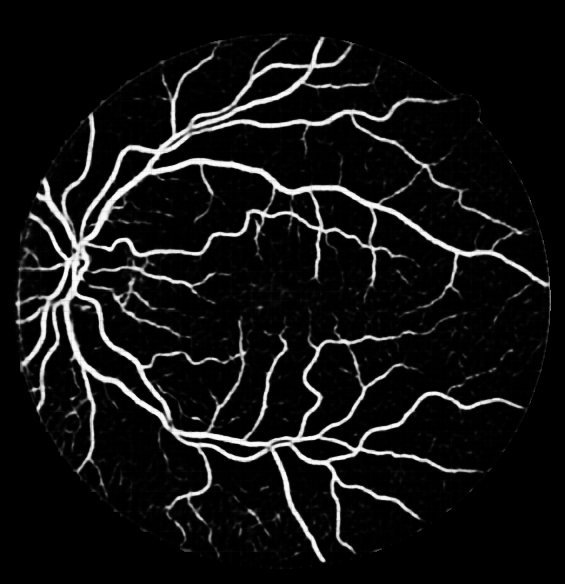
#> input picture Blood_vessel_Detection_with_U-net/test/all_predictions.png, 565 x 584 px
$ python test.py
#> lines starting #> are read from the running program, lines starting #| are printed output that depends on the picture; after the words box and inside, x2 and y2 are one past the last pixel; in counts of white or black regions, pixels touching at a corner belong together
import cv2
import os
import numpy
img = cv2.imread("all_predictions.png")
#> img is the input picture: shape (584, 565, 3); min 0, max 253, mean 18.8
gray = cv2.cvtColor(img,cv2.COLOR_BGR2GRAY)
T, boundary = cv2.threshold(gray, 40, 255, cv2.THRESH_BINARY)
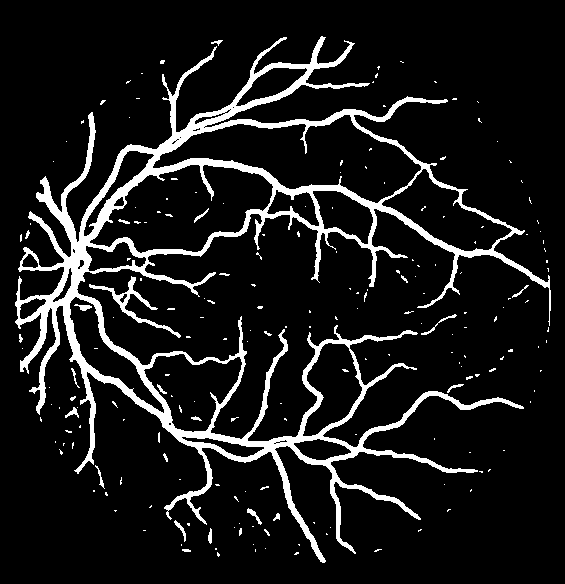
#> boundary: shape (584, 565); 10.2% white; 200 white regions (175 under 20 px), largest, box (x1, y1, x2, y2) and area: (15, 36, 551, 563) 31076, (89, 276, 181, 338) 679, (421, 314, 457, 335) 87
cv2.imwrite("result.png",boundary)
